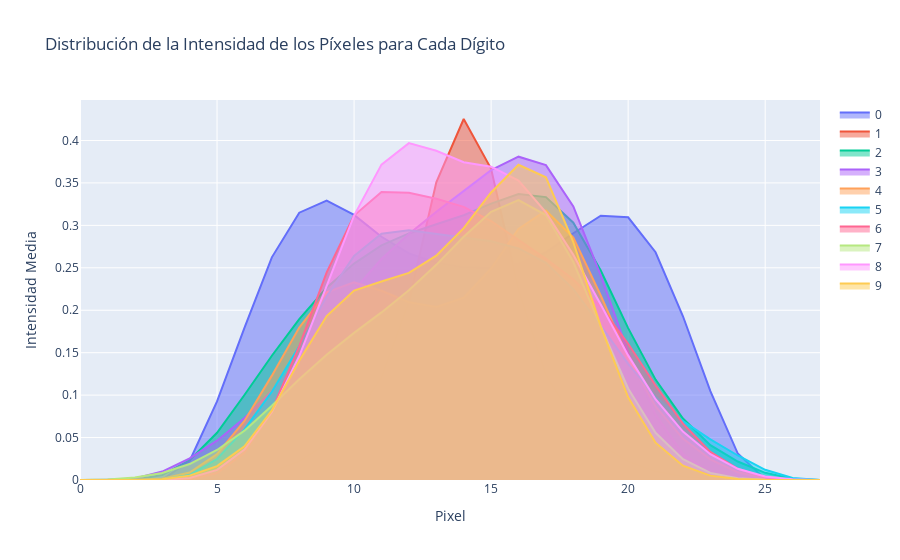

The notebook cell this image was saved under:
### Markdown cell above
## Analisis Exploratorio de las imagenes

### Code cell
x_train = X_train / 255.0

# Calcular la distribución de la intensidad de los píxeles para cada dígito
intensity_distributions = []
for digit in range(10):
    digit_indices = np.where(y_train == digit)[0]
    digit_intensities = x_train[digit_indices].mean(axis=(0, 1))
    intensity_distributions.append(digit_intensities)

# Crear un gráfico de líneas con área bajo la curva para mostrar la distribución de intensidad de los píxeles para cada dígito
fig = go.Figure()

for digit, intensities in enumerate(intensity_distributions):
    fig.add_trace(go.Scatter(x=np.arange(0, 784), y=intensities,
                             mode='lines',
                             name=str(digit),
                             fill='tozeroy'))

fig.update_layout(title="Distribución de la Intensidad de los Píxeles para Cada Dígito",
                  xaxis_title="Pixel",
                  yaxis_title="Intensidad Media")

fig.show()

### Figure 1 — Plotly figure (JSON) as saved in the notebook; plotly's stock layout.template omitted (floating-point values rounded to 4 significant figures; data arrays with more than 128 entries replaced by an {"elided": "..."} marker saying what was removed)
{"data": [{"fill": "tozeroy", "mode": "lines", "name": "0", "type": "scatter", "x": {"elided": "784 int values"}, "y": [1.253e-06, 6.976e-06, 1.629e-05, 0.0003375, 0.0224, 0.09262, 0.1793, 0.2623, 0.3149, 0.3292, 0.3123, 0.2866, 0.267, 0.2561, 0.2503, 0.2497, 0.2541, 0.2682, 0.2907, 0.3114, 0.3095, 0.2683, 0.1929, 0.1047, 0.03118, 0.001031, 2.932e-05, 1.074e-05]}, {"fill": "tozeroy", "mode": "lines", "name": "1", "type": "scatter", "x": {"elided": "784 int values"}, "y": [2.347e-06, 1.18e-05, 1.976e-05, 5.908e-05, 0.0003199, 0.001437, 0.004064, 0.009877, 0.02223, 0.04284, 0.07369, 0.1211, 0.21, 0.3507, 0.4253, 0.3667, 0.2241, 0.1239, 0.07207, 0.04145, 0.02188, 0.01022, 0.004006, 0.001386, 0.0004355, 9.514e-05, 5.114e-05, 1.454e-05]}, {"fill": "tozeroy", "mode": "lines", "name": "2", "type": "scatter", "x": {"elided": "784 int values"}, "y": [0, 6.253e-06, 0.0003182, 0.005896, 0.02338, 0.05568, 0.1001, 0.1464, 0.1896, 0.2264, 0.255, 0.2764, 0.2905, 0.3013, 0.312, 0.3257, 0.337, 0.3333, 0.3032, 0.2467, 0.1789, 0.1183, 0.07241, 0.04108, 0.02176, 0.008448, 0.001495, 7.715e-05]}, {"fill": "tozeroy", "mode": "lines", "name": "3", "type": "scatter", "x": {"elided": "784 int values"}, "y": [0, 9.106e-05, 0.001867, 0.009931, 0.02549, 0.04636, 0.07308, 0.1047, 0.1419, 0.1824, 0.2237, 0.2603, 0.2899, 0.3159, 0.3403, 0.3651, 0.3809, 0.371, 0.3223, 0.2411, 0.1504, 0.07707, 0.0305, 0.007671, 0.000732, 1.981e-05, 1.007e-05, 0]}, {"fill": "tozeroy", "mode": "lines", "name": "4", "type": "scatter", "x": {"elided": "784 int values"}, "y": [0, 1.249e-05, 9.41e-05, 0.001572, 0.008866, 0.03048, 0.06955, 0.123, 0.1795, 0.2211, 0.2328, 0.223, 0.2094, 0.2038, 0.2147, 0.2491, 0.2957, 0.3175, 0.2857, 0.2173, 0.1441, 0.08675, 0.04874, 0.0243, 0.009044, 0.001888, 0.000213, 7.672e-07]}, {"fill": "tozeroy", "mode": "lines", "name": "5", "type": "scatter", "x": {"elided": "784 int values"}, "y": [3.875e-06, 0, 4.338e-05, 0.0006451, 0.005973, 0.02471, 0.05972, 0.104, 0.1579, 0.2163, 0.264, 0.29, 0.2942, 0.2896, 0.2853, 0.2812, 0.2728, 0.2559, 0.2249, 0.1817, 0.1369, 0.09849, 0.06954, 0.04779, 0.02888, 0.01204, 0.002367, 0.0001237]}, {"fill": "tozeroy", "mode": "lines", "name": "6", "type": "scatter", "x": {"elided": "784 int values"}, "y": [0, 0, 1.699e-05, 2.606e-05, 0.0006668, 0.008178, 0.03212, 0.08162, 0.1578, 0.2447, 0.3116, 0.3392, 0.3384, 0.3314, 0.3218, 0.3051, 0.2833, 0.2606, 0.2362, 0.2041, 0.1605, 0.1113, 0.06639, 0.03311, 0.01309, 0.002931, 0.0001644, 1.756e-05]}, {"fill": "tozeroy", "mode": "lines", "name": "7", "type": "scatter", "x": {"elided": "784 int values"}, "y": [3.624e-05, 0.0004877, 0.002944, 0.008339, 0.01879, 0.03533, 0.05817, 0.0874, 0.1187, 0.1476, 0.1733, 0.1974, 0.2235, 0.2535, 0.2865, 0.316, 0.3299, 0.3122, 0.2568, 0.181, 0.1079, 0.05559, 0.02455, 0.008343, 0.001976, 0.0003372, 1.878e-05, 7.69e-06]}, {"fill": "tozeroy", "mode": "lines", "name": "8", "type": "scatter", "x": {"elided": "784 int values"}, "y": [0, 0, 1.7e-06, 0.00021, 0.002323, 0.01187, 0.03582, 0.07981, 0.1461, 0.229, 0.3114, 0.3716, 0.3969, 0.3879, 0.3744, 0.3691, 0.3528, 0.3153, 0.2655, 0.2068, 0.1468, 0.09521, 0.05704, 0.03035, 0.01316, 0.004171, 0.0008724, 8.143e-05]}, {"fill": "tozeroy", "mode": "lines", "name": "9", "type": "scatter", "x": {"elided": "784 int values"}, "y": [1.201e-06, 0, 3.708e-05, 0.0008921, 0.005141, 0.01635, 0.03975, 0.08204, 0.1405, 0.1931, 0.2232, 0.2338, 0.244, 0.2642, 0.2967, 0.3388, 0.3714, 0.3566, 0.2803, 0.1809, 0.09739, 0.04395, 0.01684, 0.005158, 0.001112, 0.0002082, 8.452e-06, 0]}], "layout": {"title": {"text": "Distribución de la Intensidad de los Píxeles para Cada Dígito"}, "xaxis": {"title": {"text": "Pixel"}}, "yaxis": {"title": {"text": "Intensidad Media"}}}}
